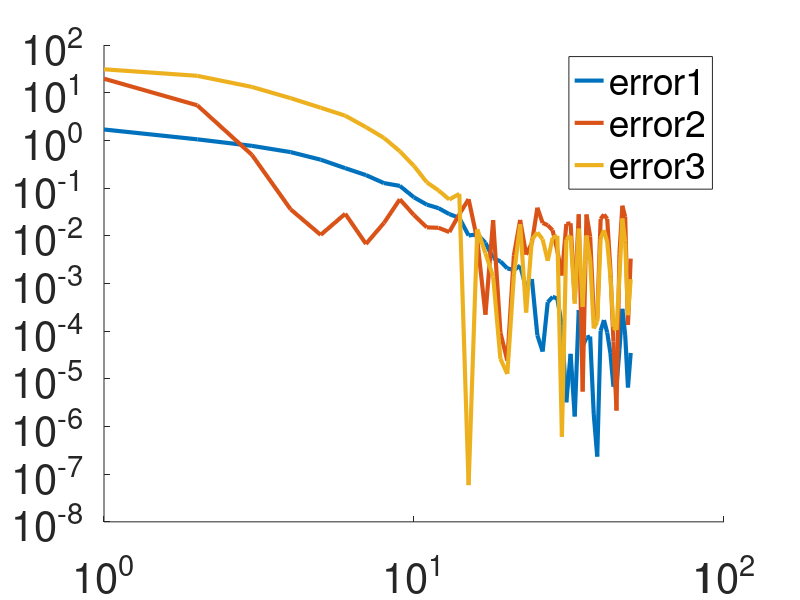
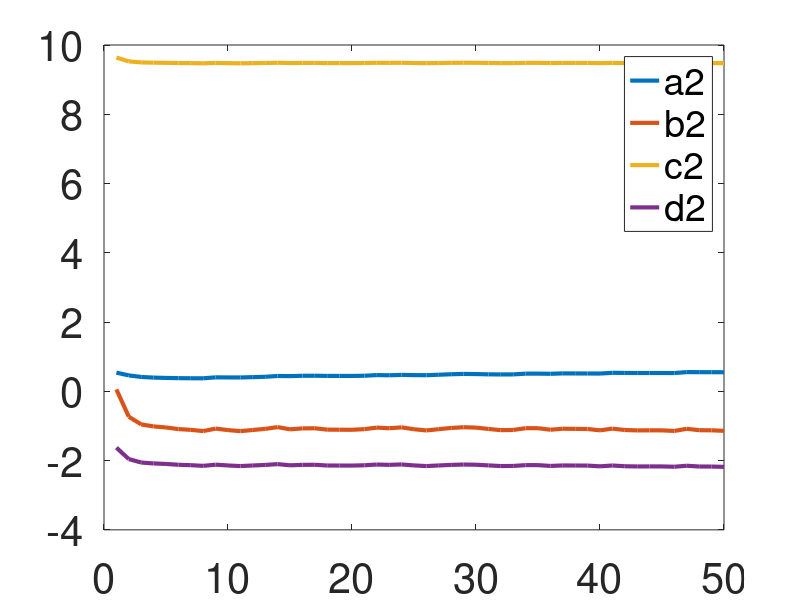
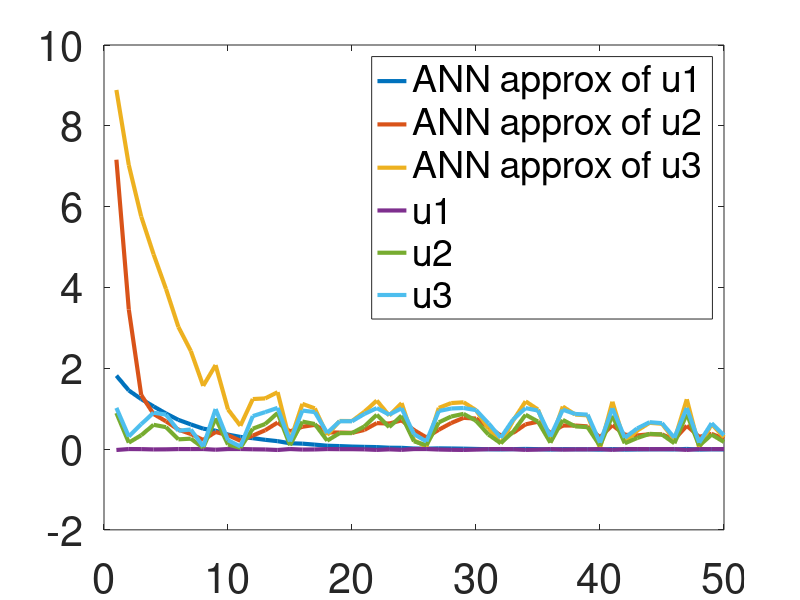

MATLAB code to generate these figures, in order:
function NNtrain1()
%%%%%%%%%%%%%%%%%%%%%%%%%%%%%%%%%%%%%%%%%%%%%%%%%%%%%%%%%%%%%%%%%%%%%%%%%
%Preparation of dataset

%collection of dataset
A = [1/5 1/10 1/30; 1/10 2/15 1/10;  1/30 1/10 1/5];
i=1;
for n=0.01:0.01:0.5
rhs= [  (pi*pi*n*n+2*cos(pi*n)-2)/(pi*pi*pi*n*n*n);
(-2*pi*n*sin(pi*n)-4*cos(pi*n)+4)/(pi*pi*pi*n*n*n); 
((2-pi*pi*n*n)*cos(pi*n)+2*pi*n*sin(pi*n)-2)/(pi*pi*pi*n*n*n) ];
A;
rhs;
u=A\rhs;
dataset_in(i)=n; 
dataset_u1(i)=u(1); 
dataset_u2(i)=u(2); 
dataset_u3(i)=u(3); 
i=i+1;
end
ndataset=i-1;

%%%%%%%%%%%%%%%%%%%%%%%%%%%%%%%%%%%%%%%%%%%%%%%%%%%%%%%%%%%%%%%%%%%%%%%%%
%training
a1=1.0; b1=1.0; c1=1.0; d1=1.0;

a2=1.0; b2=1.0; c2=10.0; d2=-1.0;

a3=3.0; b3=3.0; c3=10.0; d3=-1.0;

eta1=0.1;
eta2=0.1;
eta3=0.1;

r = 0 + (1-0).*rand(ndataset,1);
r=r.*ndataset;
for j=1:ndataset
  i=floor(r(j));
  if(i==0)
    i=1;
  end
%%%%%%%%%%%%%%%%%%%%%%%%%%%%
  %1
  a1_=a1; b1_=b1; c1_=c1; d1_=d1;
  %evaluation of the first NN modeling a1
  eval1 = c1*1.0/(1.0+exp(-(a1*dataset_in(i)+b1)))+d1;
  error1 = 0.5*(eval1-dataset_u1(i))^2;
  %a1=a1-eta*derivative of error with respect to a
  %d error/da = d/da [[1/2*(c sigma (ax+b)+d-y(x))^2]=cxe^(-ax-b)(eval1-y(x))/(e^{-ax-b)+1)^2
  derrorda = c1*dataset_in(i)*exp(-a1*dataset_in(i)-b1)*(eval1-dataset_u1(i))/(exp(-a1*dataset_in(i)-b1)+1)^2;
  a1=a1-eta1*  derrorda;
  %b1=b1-eta*derivative of error with respect to b
  %d error/db = d/db [1/2*(c sigma (ax+b)+d-y(x))^2]=ce^(-ax-b)(eval1-y(x))/(e^{-ax-b)+1)^2
  derrordb = c1*exp(-a1_*dataset_in(i)-b1)*(eval1-dataset_u1(i))/(exp(-a1_*dataset_in(i)-b1)+1)^2;
  b1=b1-eta1*  derrordb;
  %c1=c1-eta*derivative of error with respect to c
  %d error/dc = d/dc [1/2*(c sigma (ax+b)+d-y(x))^2]=(eval1-y(x))/(e^{-ax-b)+1)
  derrordc = (eval1-dataset_u1(i))/(exp(-a1*dataset_in(i)-b1)+1);
  c1=c1-eta1*  derrordc;
  %d1=d1-eta*derivative of error with respect to d
  %d error/dd = d/dd [1/2*(c sigma (ax+b)+d-y(x))^2]=eval1-y
  derrordd = (eval1-dataset_u1(i));
  d1=d1-eta1*  derrordd;
%%%%%%%%%%%%%%%%%%%%%%%%%%%%
  %2
  a2_=a1; b2_=b2; c2_=c2; d2_=d2;
  %evaluation of the first NN modeling a2  
  eval2 = c2*1.0/(1.0+exp(-(a2*dataset_in(i)+b2)))+d2;
  error2 = 0.5*(eval2-dataset_u2(i))^2;
  %a2=a2-eta*derivative of error with respect to a
  %d error/da = d/da [[1/2*(c sigma (ax+b)+d-y(x))^2]=cxe^(-ax-b)(eval2-y(x))/(e^{-ax-b)+1)^2
  derrorda = c2*dataset_in(i)*exp(-a2*dataset_in(i)-b2)*(eval2-dataset_u2(i))/(exp(-a2*dataset_in(i)-b2)+1)^2;
  a2=a2-eta2*  derrorda;
  %b2=b2-eta*derivative of error with respect to b
  %d error/db = d/db [1/2*(c sigma (ax+b)+d-y(x))^2]=ce^(-ax-b)(eval2-y(x))/(e^{-ax-b)+1)^2
  derrordb = c2*exp(-a2_*dataset_in(i)-b2)*(eval2-dataset_u2(i))/(exp(-a2_*dataset_in(i)-b2)+1)^2;
  b2=b2-eta2*  derrordb;
  %c2=c2-eta*derivative of error with respect to c
  %d error/dc = d/dc [1/2*(c sigma (ax+b)+d-y(x))^2]=(eval2-y(x))/(e^{-ax-b)+1)
  derrordc = (eval2-dataset_u2(i))/(exp(-a2*dataset_in(i)-b2)+1);
  c2=c2-eta2*  derrordc;
  %d2=d2-eta*derivative of error with respect to d
  %d error/dd = d/dd [1/2*(c sigma (ax+b)+d-y(x))^2]=
  derrordd = (eval2-dataset_u2(i));
  d2=d2-eta2*  derrordd;
%%%%%%%%%%%%%%%%%%%%%%%%%%%%%  
  %3
  a3_=a1; b3_=b2; c3_=c2; d3_=d2;
  %evaluation of the first NN modeling a3 
  eval3 = c3*1.0/(1.0+exp(-(a3*dataset_in(i)+b3)))+d3;
  error3 = 0.5*(eval3-dataset_u3(i))^2;
  %a3=a3-eta*derivative of error with respect to a
  %d error/da = d/da [[1/2*(c sigma (ax+b)+d-y(x))^2]=cxe^(-ax-b)(eval3-y(x))/(e^{-ax-b)+1)^2
  derrorda = c3*dataset_in(i)*exp(-a3*dataset_in(i)-b3)*(eval3-dataset_u3(i))/(exp(-a3*dataset_in(i)-b3)+1)^2;
  a3=a3-eta3*  derrorda;
  %b3=b3-eta*derivative of error with respect to b
  %d error/db = d/db [1/2*(c sigma (ax+b)+d-y(x))^2]=ce^(-ax-b)(eval3-y(x))/(e^{-ax-b)+1)^2
  derrordb = c3*exp(-a3_*dataset_in(i)-b3)*(eval3-dataset_u3(i))/(exp(-a3_*dataset_in(i)-b3)+1)^2;
  b3=b3-eta3*  derrordb;
  %c3=c3-eta*derivative of error with respect to c
  %d error/dc = d/dc [1/2*(c sigma (ax+b)+d-y(x))^2]=(eval3-y(x))/(e^{-ax-b)+1)
  derrordc = (eval3-dataset_u3(i))/(exp(-a3*dataset_in(i)-b3)+1);
  c3=c3-eta3*  derrordc;
  %d3=d3-eta*derivative of error with respect to d
  %d error/dd = d/dd [1/2*(c sigma (ax+b)+d-y(x))^2]=eval3-y
  derrordd = (eval3-dataset_u3(i));
  d3=d3-eta3*  derrordd;
%%%%%%%%%%%%%%%%%%%%%%%%%%%%%%
%store for making plots later
  y1a(j)=a1;
  y1b(j)=b1;
  y1c(j)=c1;
  y1d(j)=d1;
  y2a(j)=a2;
  y2b(j)=b2;
  y2c(j)=c2;
  y2d(j)=d2;
  y3a(j)=a3;
  y3b(j)=b3;
  y3c(j)=c3;
  y3d(j)=d3;
  yeval1(j)=eval1;
  yeval2(j)=eval2;
  yeval3(j)=eval3;
  yu1(j)=dataset_u1(i);
  yu2(j)=dataset_u2(i);
  yu3(j)=dataset_u3(i);
  ye1(j)=error1;
  ye2(j)=error2;
  ye3(j)=error3;
%
end
%%%%%%%%%%%%%%%%%%%%%%%%%%%%%%%%%%%%%%%%%%%%%%%%%%%%%%%%%%%%%%%%%%%%%%%%%
% plot convergence
x=1:1:ndataset;
hold on

loglog(x,ye1,'LineWidth',3,x,ye2,'LineWidth',3,x,ye3,'LineWidth',3);
h=legend('error1','error2','error3');
set(h,'FontSize',30);
set(gca,'FontSize',30);

figure

plot(x,y2a,'LineWidth',3,x,y2b,'LineWidth',3,x,y2c,'LineWidth',3,x,y2d,'LineWidth',3);
h=legend('a2','b2','c2','d2');
set(h,'FontSize',30);
set(gca,'FontSize',30);

figure

plot(x,yeval1,'LineWidth',3,x,yeval2,'LineWidth',3,x,yeval3,'LineWidth',3,x,yu1,'LineWidth',3,x,yu2,'LineWidth',3,x,yu3,'LineWidth',3);
h=legend('ANN approx of u1','ANN approx of u2','ANN approx of u3','u1','u2','u3');
set(h,'FontSize',30);
set(h,'Location','northeast');
set(gca,'FontSize',30);

%%%%%%%%%%%%%%%%%%%%%%%%%%%%%%%%%%%%%%%%%%%%%%%%%%%%%%%%%%%%%%%%%%%%%%%%%
% maximum and minimum error

max_diff=0;
min_diff=1000;
for i=1:ndataset
  n=dataset_in(i);
  eval1 = c1*1.0/(1.0+exp(-(a1*n+b1)))+d1;
  eval2 = c2*1.0/(1.0+exp(-(a2*n+b2)))+d2;
  eval3 = c3*1.0/(1.0+exp(-(a3*n+b3)))+d3;
  max_diff = max(max_diff,abs(eval1-dataset_u1(i)));
  max_diff = max(max_diff,abs(eval2-dataset_u2(i)));
  max_diff = max(max_diff,abs(eval3-dataset_u3(i)));
  min_diff = min(min_diff,abs(eval1-dataset_u1(i)));
  min_diff = min(min_diff,abs(eval2-dataset_u2(i)));
  min_diff = min(min_diff,abs(eval3-dataset_u3(i)));
end
max_diff
min_diff

end